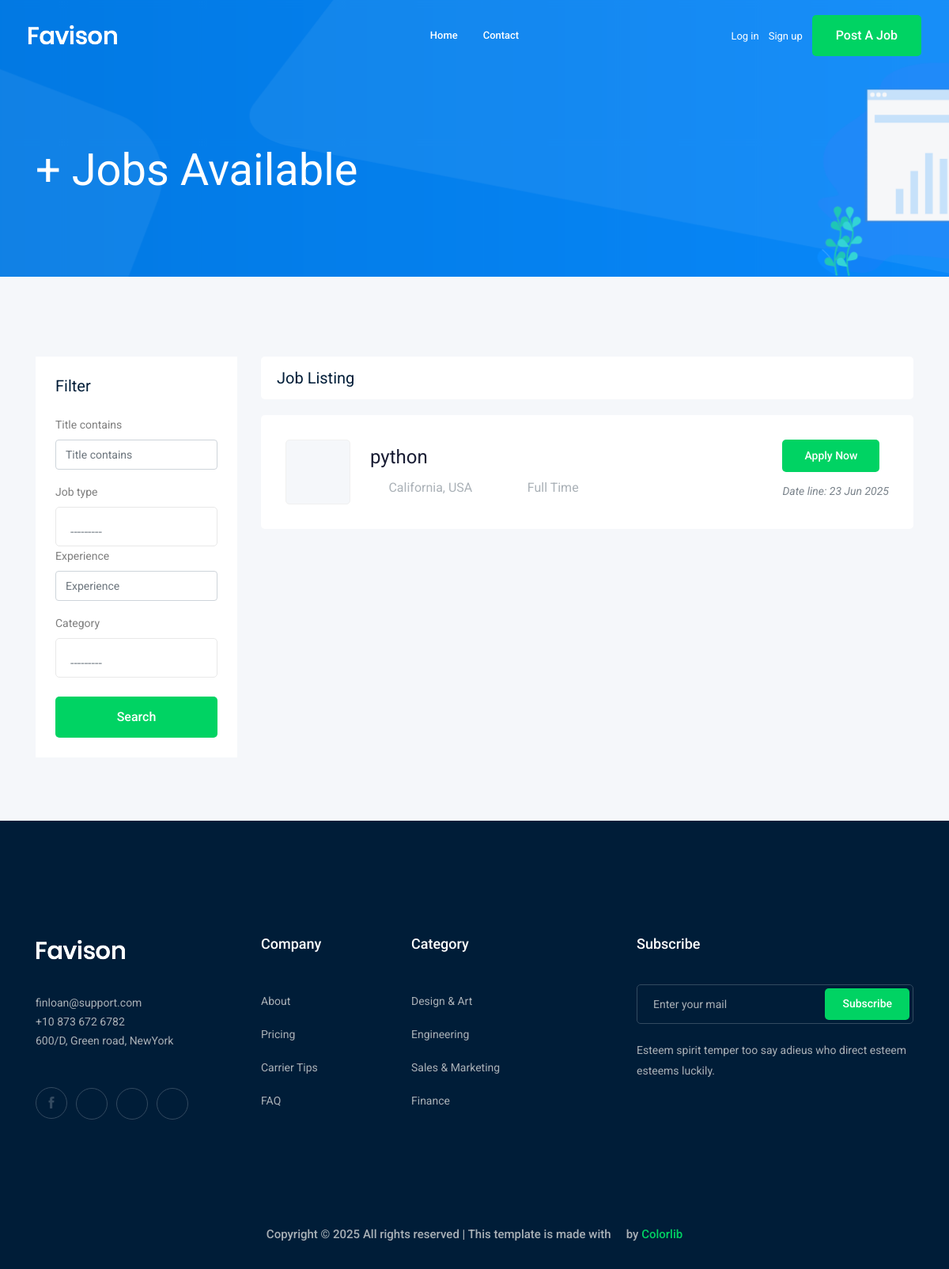
The page /jobs/?page=2 on the database as committed earlier.
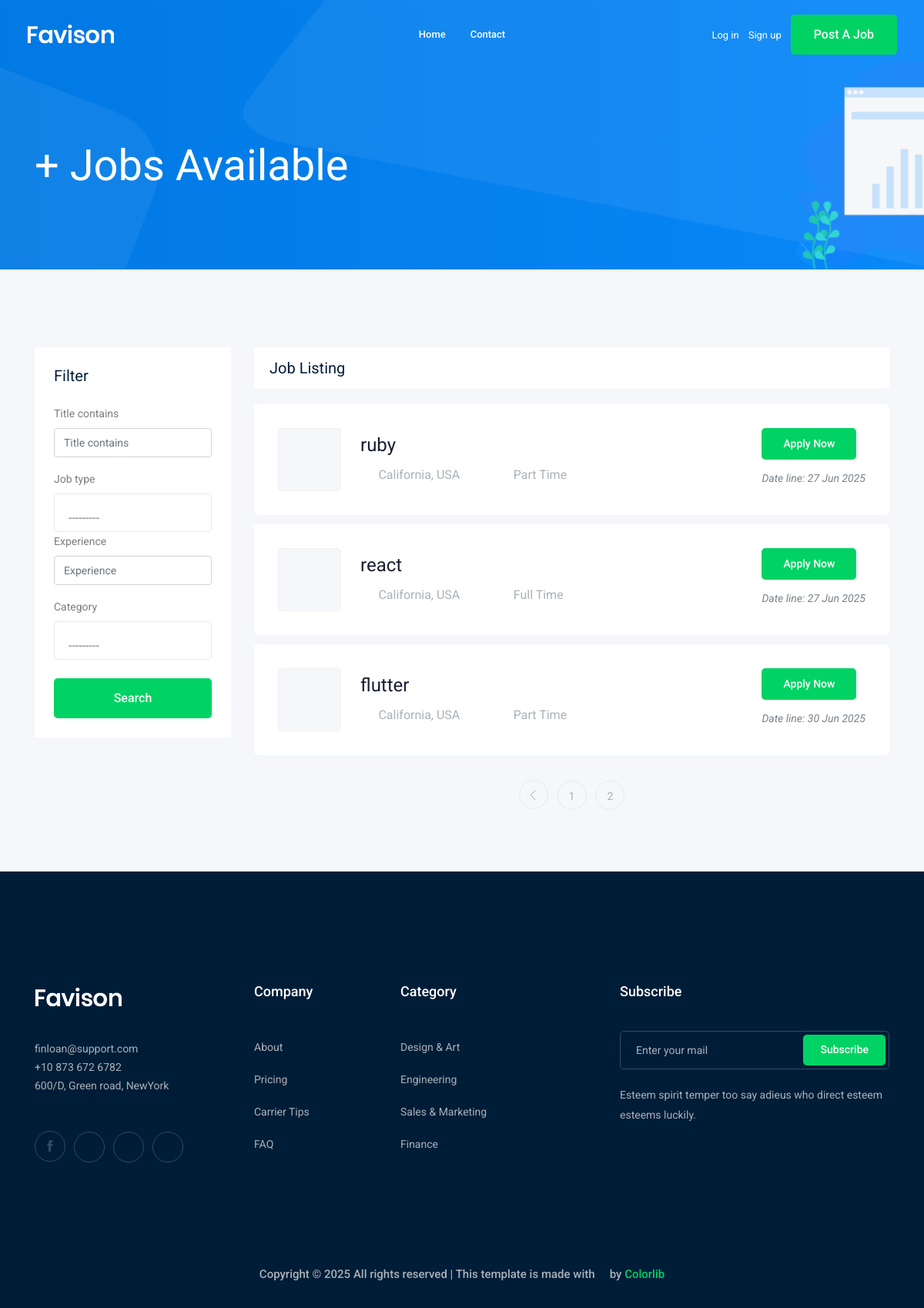
The same page on the database as committed later.
### job/models.py (models this page shows, shortened)
class Job(models.Model):
    owner = models.ForeignKey(User,on_delete=models.CASCADE)
    title = models.CharField(max_length=100)
    job_type = models.CharField(max_length=15,choices=JobTYpe, default='Full Time')
    description = models.TextField(max_length=5000)
    vacancy = models.IntegerField(default=1)
    salary = models.DecimalField(max_digits=10, decimal_places=2)
    experience = models.IntegerField(default=1)
    category = models.ForeignKey(to='Category',on_delete=models.CASCADE)
    image = models.ImageField(upload_to=job_image_upload_to, default='default.png')
    published_on = models.DateTimeField(auto_now=True)
    slug = models.SlugField(blank=True , null=True)

### job/views.py (the view)
# urls.py: path('', views.job_list ,name='job_list'),
def job_list(request):
    job_list = Job.objects.all()
    filter = JobFilter(request.GET,queryset=job_list)
    job_list = filter.qs
    paginator = Paginator(job_list, 3)
    page_number = request.GET.get('page')  # Get the page number from the request
    page_obj = paginator.get_page(page_number)
    return render(request, 'job/jobs.html', {'jobs': page_obj , 'filter':filter})

### job/models.py (called while the page is built)
    def __str__(self):
        return self.name

### job/templates/job/jobs.html (shortened to what this page needs)
{% extends "base.html" %}{% load bootstrap4 %} {% block body%}
<div class="bradcam_area bradcam_bg_1">
  <div class="container">
    <div class="row">
      <div class="col-xl-12">
        <div class="bradcam_text">
          <h3>{{jobs.count}}+ Jobs Available</h3>
        </div>
      </div>
    </div>
  </div>
</div>
<div class="job_listing_area plus_padding">
  <div class="container">
    <div class="row">
      <div class="col-lg-3">
        <div class="job_filter white-bg">
          <div class="form_inner white-bg">
            <h3>Filter</h3>
            <form method="GET" class="form">
              {% csrf_token %} {% bootstrap_form filter.form %} {% buttons %}
              <button class="boxed-btn3 w-100 mt-4" type="submit">
                Search
              </button>
              {% endbuttons %}
            </form>
          </div>
        </div>
      </div>
      <div class="col-lg-9">
        <div class="recent_joblist_wrap">
          <div class="recent_joblist white-bg">
            <div class="row align-items-center">
              <div class="col-md-6">
                <h4>Job Listing</h4>
              </div>
              <div class="col-md-6">
              </div>
            </div>
          </div>
        </div>
        <div class="job_lists m-0">
          <div class="row">
            {% for job in jobs %}
            <div class="col-lg-12 col-md-12">
              <div class="single_jobs white-bg d-flex justify-content-between">
                <div class="jobs_left d-flex align-items-center">
                  <div class="thumb">
                  </div>
                  <div class="jobs_conetent">
                    <a href="{% url 'jobs:job_details' job.slug %}"
                      ><h4>{{job.title}}</h4></a
                    >
                    <div class="links_locat d-flex align-items-center">
                      <div class="location">
                        <p><i class="fa fa-map-marker"></i> California, USA</p>
                      </div>
                      <div class="location">
                        <p><i class="fa fa-clock-o"></i>{{job.job_type}}</p>
                      </div>
                    </div>
                  </div>
                </div>
                <div class="jobs_right">
                  <div class="apply_now">
                    <a
                      href="{% url 'jobs:job_details' job.slug %}"
                      class="boxed-btn3"
                      >Apply Now</a
                    >
                  </div>
                  <div class="date">
                    <p>Date line: {{ job.published_on|date:"d M Y" }}</p>
                  </div>
                </div>
              </div>
            </div>
            {% endfor %}
          </div>
          {% if jobs.has_other_pages%}
          <div class="row">
            <div class="col-lg-12">
              <div class="pagination_wrap">
                <ul>
                  {% if jobs.has_previous %}
                  <li>
                    <a href="?page={{ jobs.previous_page_number }}">
                      <i class="ti-angle-left"></i>
                    </a>
                  </li>
                  {% endif %} {% for page_num in jobs.paginator.page_range %}
                  <li>
                    <a href="?page={{page_num}}"><span>{{page_num}}</span></a>
                  </li>
                  {%endfor%}
                </ul>
              </div>
            </div>
          </div>
          {% endif %}
        </div>
      </div>
    </div>
  </div>
</div>
{% endblock body %}

### templates/base.html (shortened to what this page needs)
{% load static %}
<!DOCTYPE html>
<html class="no-js" lang="zxx">
  <head>
    <link rel="stylesheet" href="{% static 'css/bootstrap.min.css' %}" />
    <link rel="stylesheet" href="{% static 'css/owl.carousel.min.css' %}" />
    <link rel="stylesheet" href="{% static 'css/magnific-popup.css' %}" />
    <link rel="stylesheet" href="{% static 'css/font-awesome.min.css' %}" />
    <link rel="stylesheet" href="{% static 'css/themify-icons.css' %}" />
    <link rel="stylesheet" href="{% static 'css/nice-select.css' %}" />
    <link rel="stylesheet" href="{% static 'css/flaticon.css' %}" />
    <link rel="stylesheet" href="{% static 'css/jquery-ui.css' %}" />
    <link rel="stylesheet" href="{% static 'css/gijgo.css' %}" />
    <link rel="stylesheet" href="{% static 'css/animate.min.css' %}" />
    <link rel="stylesheet" href="{% static 'css/slicknav.css' %}" />
    <link rel="stylesheet" href="{% static 'css/style.css' %}" />
  </head>
  <body>
    <header>
      <div class="header-area">
        <div id="sticky-header" class="main-header-area">
          <div class="container-fluid">
            <div class="header_bottom_border">
              <div class="row align-items-center">
                <div class="col-xl-3 col-lg-2">
                  <div class="logo">
                    <a href="index.html">
                      <img src="img/logo.png" alt="" />
                    </a>
                  </div>
                </div>
                <div class="col-xl-6 col-lg-7">
                  <div class="main-menu d-none d-lg-block">
                    <nav>
                      <ul id="navigation">
                        <li><a href="{% url 'jobs:job_list' %}">home</a></li>
                        <li>
                          <a href="{% url 'contact:contact' %}">Contact</a>
                        </li>
                      </ul>
                    </nav>
                  </div>
                </div>
                <div class="col-xl-3 col-lg-3 d-none d-lg-block">
                  <div class="Appointment">
                    {% if request.user.is_authenticated %}
                    <div class="phone_num d-none d-xl-block">
                      <a href="{% url 'accounts:profile' %}">Profile</a>
                    </div>
                    <div class="phone_num d-none d-xl-block">
                      <a href="{% url 'accounts:logout' %}">Logout</a>
                    </div>
                    {% else %}
                    <div class="phone_num d-none d-xl-block">
                      <a href="{% url 'login' %}">Log in</a>
                    </div>
                    <div class="phone_num d-none d-xl-block">
                      <a href="{% url 'accounts:signup' %}">Sign up</a>
                    </div>
                    {% endif %}
                    <div class="d-none d-lg-block">
                      <a class="boxed-btn3" href="{% url 'jobs:add_job' %}"
                        >Post a Job</a
                      >
                    </div>
                  </div>
                </div>
                <div class="col-12">
                </div>
              </div>
            </div>
          </div>
        </div>
      </div>
    </header>
    {% block body%} {% endblock body %}
    <footer class="footer">
      <div class="footer_top">
        <div class="container">
          <div class="row">
            <div class="col-xl-3 col-md-6 col-lg-3">
              <div
                class="footer_widget wow fadeInUp"
                data-wow-duration="1s"
                data-wow-delay=".3s"
              >
                <div class="footer_logo">
                  <a href="#">
                    <img src="img/logo.png" alt="" />
                  </a>
                </div>
                <p>
                  finloan@support.com <br />
                  +10 873 672 6782 <br />
                  600/D, Green road, NewYork
                </p>
                <div class="socail_links">
                  <ul>
                    <li>
                      <a href="#">
                        <i class="ti-facebook"></i>
                      </a>
                    </li>
                    <li>
                      <a href="#">
                        <i class="fa fa-google-plus"></i>
                      </a>
                    </li>
                    <li>
                      <a href="#">
                        <i class="fa fa-twitter"></i>
                      </a>
                    </li>
                    <li>
                      <a href="#">
                        <i class="fa fa-instagram"></i>
                      </a>
                    </li>
                  </ul>
                </div>
              </div>
            </div>
            <div class="col-xl-2 col-md-6 col-lg-2">
              <div
                class="footer_widget wow fadeInUp"
                data-wow-duration="1.1s"
                data-wow-delay=".4s"
              >
                <h3 class="footer_title">Company</h3>
                <ul>
                  <li><a href="#">About </a></li>
                  <li><a href="#"> Pricing</a></li>
                  <li><a href="#">Carrier Tips</a></li>
                  <li><a href="#">FAQ</a></li>
                </ul>
              </div>
            </div>
            <div class="col-xl-3 col-md-6 col-lg-3">
              <div
                class="footer_widget wow fadeInUp"
                data-wow-duration="1.2s"
                data-wow-delay=".5s"
              >
                <h3 class="footer_title">Category</h3>
                <ul>
                  <li><a href="#">Design & Art</a></li>
                  <li><a href="#">Engineering</a></li>
                  <li><a href="#">Sales & Marketing</a></li>
                  <li><a href="#">Finance</a></li>
                </ul>
              </div>
            </div>
            <div class="col-xl-4 col-md-6 col-lg-4">
              <div
                class="footer_widget wow fadeInUp"
                data-wow-duration="1.3s"
                data-wow-delay=".6s"
              >
                <h3 class="footer_title">Subscribe</h3>
                <form action="#" class="newsletter_form">
                  <input type="text" placeholder="Enter your mail" />
                  <button type="submit">Subscribe</button>
                </form>
                <p class="newsletter_text">
                  Esteem spirit temper too say adieus who direct esteem esteems
                  luckily.
                </p>
              </div>
            </div>
          </div>
        </div>
      </div>
      <div
        class="copy-right_text wow fadeInUp"
        data-wow-duration="1.4s"
        data-wow-delay=".3s"
      >
        <div class="container">
          <div class="row">
            <div class="col-xl-12">
              <p class="copy_right text-center">
                Copyright &copy;
                All rights reserved | This template is made with
                <i class="fa fa-heart-o" aria-hidden="true"></i> by
                <a href="https://colorlib.com" target="_blank">Colorlib</a>
              </p>
            </div>
          </div>
        </div>
      </div>
    </footer>
  </body>
</html>

Rows that differ between the two databases and show on the page:
no longer on this page (row edited): Job: title "python", job_type "Full Time", published_on "23 Jun 2025"
added Job: title "ruby", job_type "Part Time", published_on "27 Jun 2025"
added Job: title "react", job_type "Full Time", published_on "27 Jun 2025"
added Job: title "flutter", job_type "Part Time", published_on "30 Jun 2025"
Other text that changed with them:
new list line: "1"
new list line: "2"
